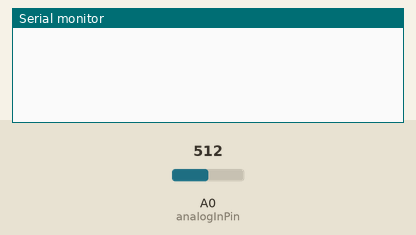
Simulated run of this sketch. Board: Arduino Uno, built with avr-gcc and run on an emulated ATmega328P. Parts: the last lines printed to the serial monitor. The inputs (shaded band) are chosen by the test bench; at power-on: A0 (analogInPin) = 512.

Above: at 1.2 s.
1.3 s: A0 (analogInPin) set to 716
At 3.6 s:
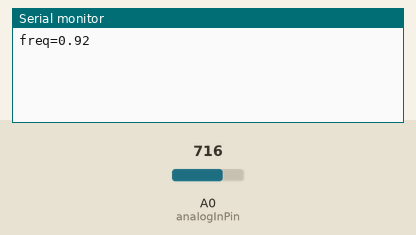
3.9 s: A0 (analogInPin) set to 900
At 8.4 s:
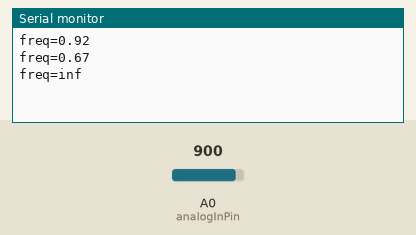

Measured:
- after the input at 1.3 s, the serial monitor: prints a new line after 1.1 s (image 1)
- after the input at 3.9 s, the serial monitor: prints a new line after 0.93 s (image 2)

The sketch:

frequency-test.ino
```cpp
const int analogInPin = A0;  // Analog input pin that the potentiometer is attached to
unsigned char rawData[80];
const float sample_freq =34;

//unsigned int i=0;
int sensorValue = 0;        // value read from the pot
int len = sizeof(rawData);
int i,k;
long sum, sum_old;
int thresh = 0;
float freq_per = 0;
byte pd_state = 0;

void setup() {
  // initialize serial communications at 9600 bps:
  Serial.begin(9600);

}

void loop() {
   // read the analog in value:
  for(i=0;i<len;i++)
  {
  sensorValue = analogRead(analogInPin);
  rawData[i]=sensorValue;
  // print the results to the serial monitor:
  //Serial.print("\nsensor = " );
  //Serial.print(sensorValue);
  delay(30);
  }

  sum = 0;
  pd_state = 0;
  int period = 0;
  // Autocorrelation
  for(i=0; i < len; i++)
  {
    sum_old = sum;
    sum = 0;
    for(k=0; k < len-i; k++) sum += (rawData[k])*(rawData[k+i])/256;

    // Peak Detect State Machine
    if (pd_state == 2 && (sum-sum_old) <=0)
    {
      period = i;
      pd_state = 3;
    }
    if (pd_state == 1 && (sum > thresh) && (sum-sum_old) > 0) pd_state = 2;
    if (!i) {
      thresh = sum * 0.5;
      pd_state = 1;
    }
  }
  // Frequency identified in Hz
  freq_per = sample_freq/period;
  Serial.print("\nfreq=");
  Serial.println(freq_per);

}
```
